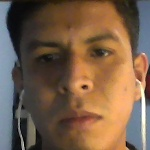
#> input picture Data/Roger/rostro_10.jpg, 150 x 150 px, given in place of the camera
$ python capturaRostros.py
#> lines starting #> are read from the running program, lines starting #| are printed output that depends on the picture
import cv2
import os
import imutils
personName = 'Roger'
dataPath = 'F:/CARPETA/PROYECTOS_WEB/DJANGO/Facial_python/Data'
personPath = dataPath + '/' + personName
if not os.path.exists(personPath):
    print('Carpeta creada: ',personPath)
    os.makedirs(personPath)
cap = cv2.VideoCapture(0,cv2.CAP_DSHOW)
faceClassif = cv2.CascadeClassifier(cv2.data.haarcascades+'haarcascade_frontalface_default.xml')
count = 0
while True:

    ret, frame = cap.read()
#> frame is the input picture: shape (150, 150, 3); mean B, G, R 73.3, 94.9, 120.5
    if ret == False: break
    frame =  imutils.resize(frame, width=640)
#> frame: shape (640, 640, 3)
    gray = cv2.cvtColor(frame, cv2.COLOR_BGR2GRAY)
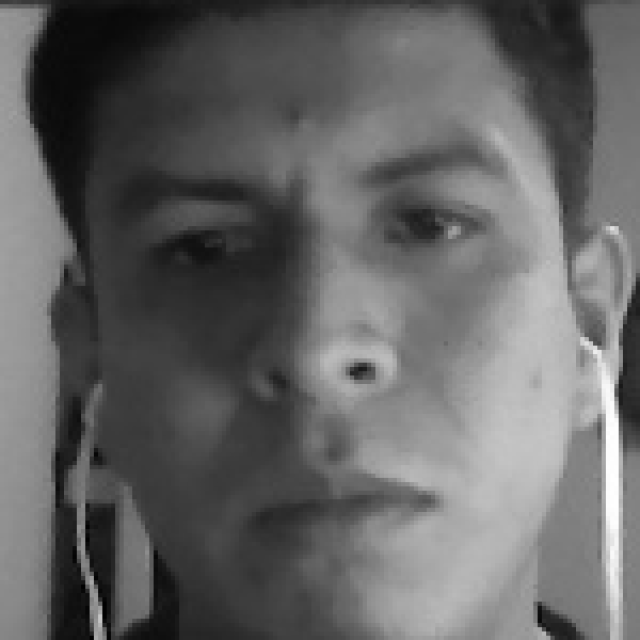
#> gray: shape (640, 640); min 0, max 255, mean 100.1
    auxFrame = frame.copy()
    faces = faceClassif.detectMultiScale(gray,1.3,5)
#> faces = [[40, 50, 559, 559]]
    for (x,y,w,h) in faces:
        cv2.rectangle(frame, (x,y),(x+w,y+h),(0,255,0),2)
        rostro = auxFrame[y:y+h,x:x+w]
        rostro = cv2.resize(rostro,(150,150),interpolation=cv2.INTER_CUBIC)
        cv2.imwrite(personPath + '/rostro_{}.jpg'.format(count),rostro)
        count = count + 1
#> this loop made 1 pass
#> (x, y, w, h, count) on pass 1: (40, 50, 559, 559, 1)
#> pass 1, `rostro = auxFrame[y:y+h,x:x+w]`:
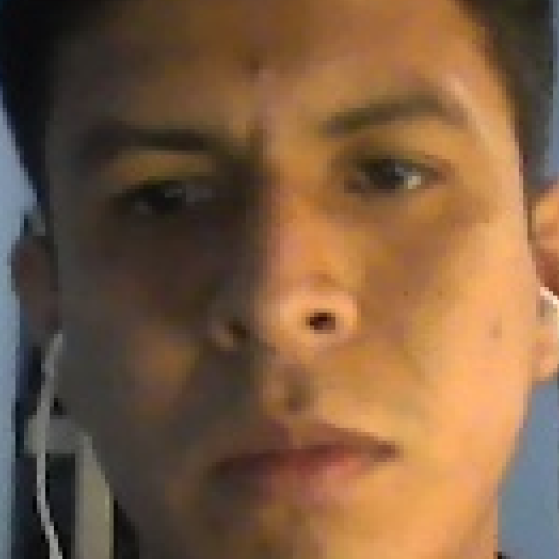
#> rostro: shape (559, 559, 3); mean B, G, R 65.3, 92.2, 123.5
#> after the loop:
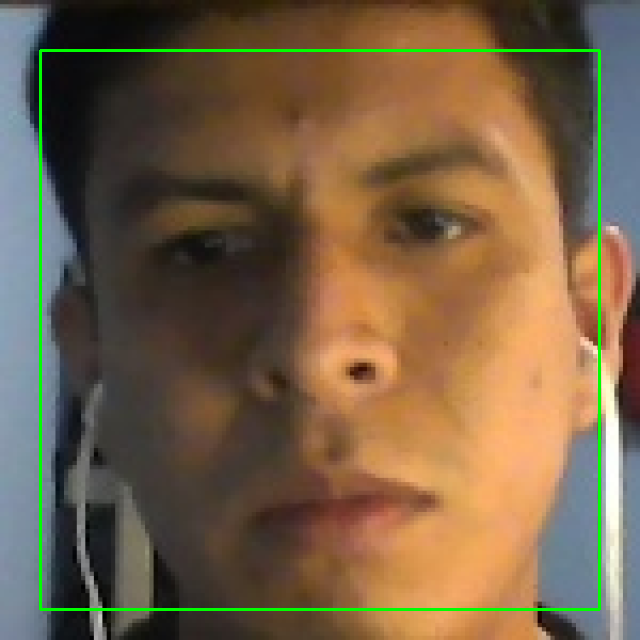
#> frame: shape (640, 640, 3); mean B, G, R 71.8, 97.4, 118.6
#> after the loop, count = 1
    cv2.imshow('frame',frame)
    k =  cv2.waitKey(1)
#> (key Esc is pressed here)
    if k == 27 or count >= 300:
        break
cap.release()
cv2.destroyAllWindows()

$ run again, on Data/Roger/rostro_100.jpg
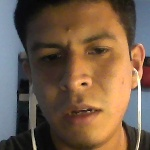
#> input picture Data/Roger/rostro_100.jpg, 150 x 150 px, given in place of the camera
#> frame is the input picture: shape (150, 150, 3); mean B, G, R 73.5, 93, 116
#> `gray = cv2.cvtColor(frame, cv2.COLOR_BGR2GRAY)`:
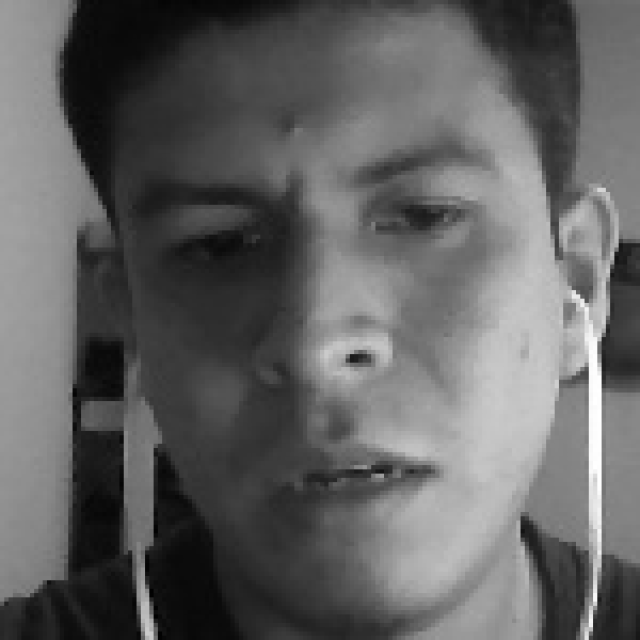
#> gray: shape (640, 640); min 1, max 255, mean 97.6
#> faces = [[38, 32, 559, 559]]
#> the loop `for (x,y,w,h) in faces:` made 1 pass
#> (x, y, w, h, count) on pass 1: (38, 32, 559, 559, 1)
#> after the loop `for (x,y,w,h) in faces:`:
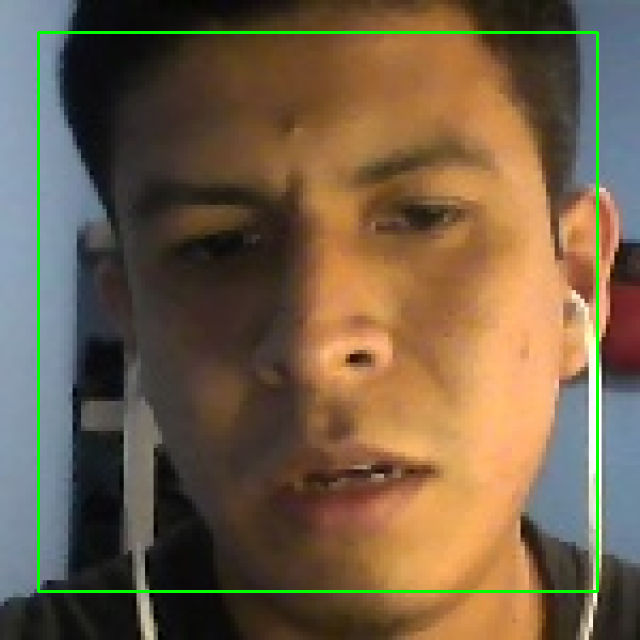
#> frame: shape (640, 640, 3); mean B, G, R 71.8, 95.3, 113.9
#> after the loop `for (x,y,w,h) in faces:`: count = 1
